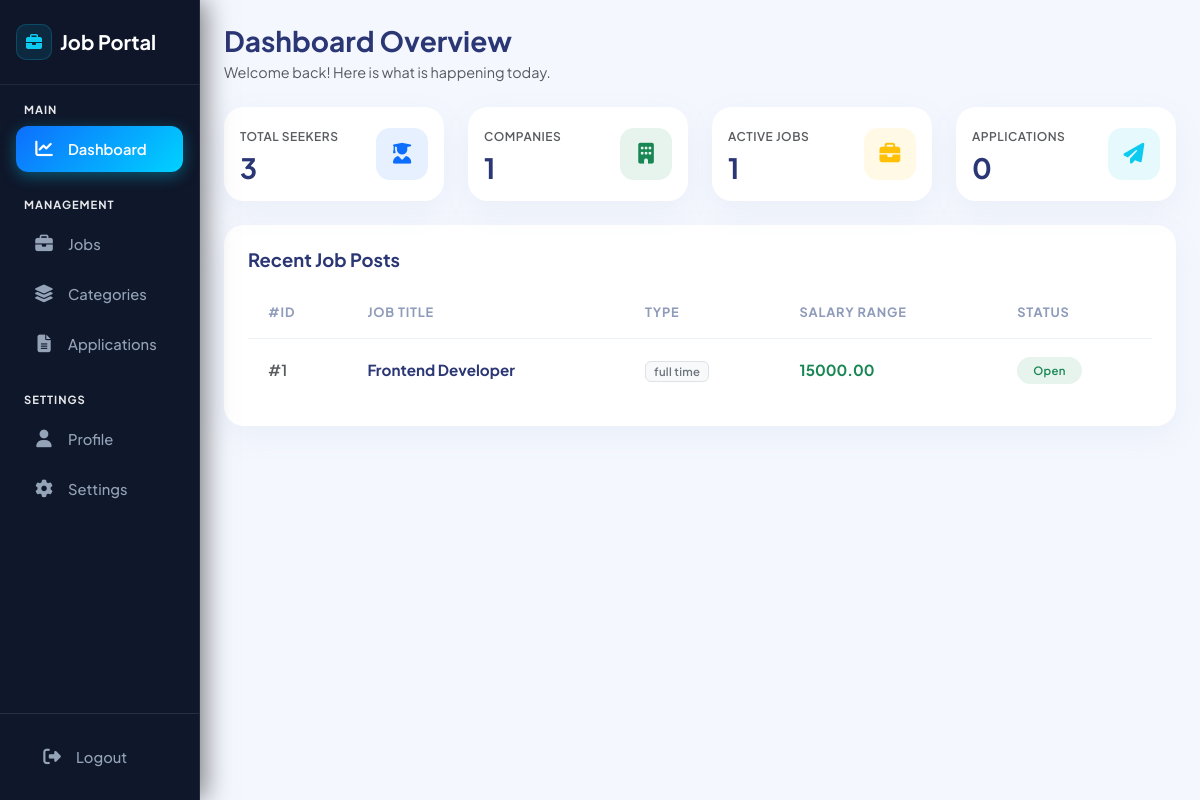
/admin/dashboard.php, run on an earlier commit of the app's database.
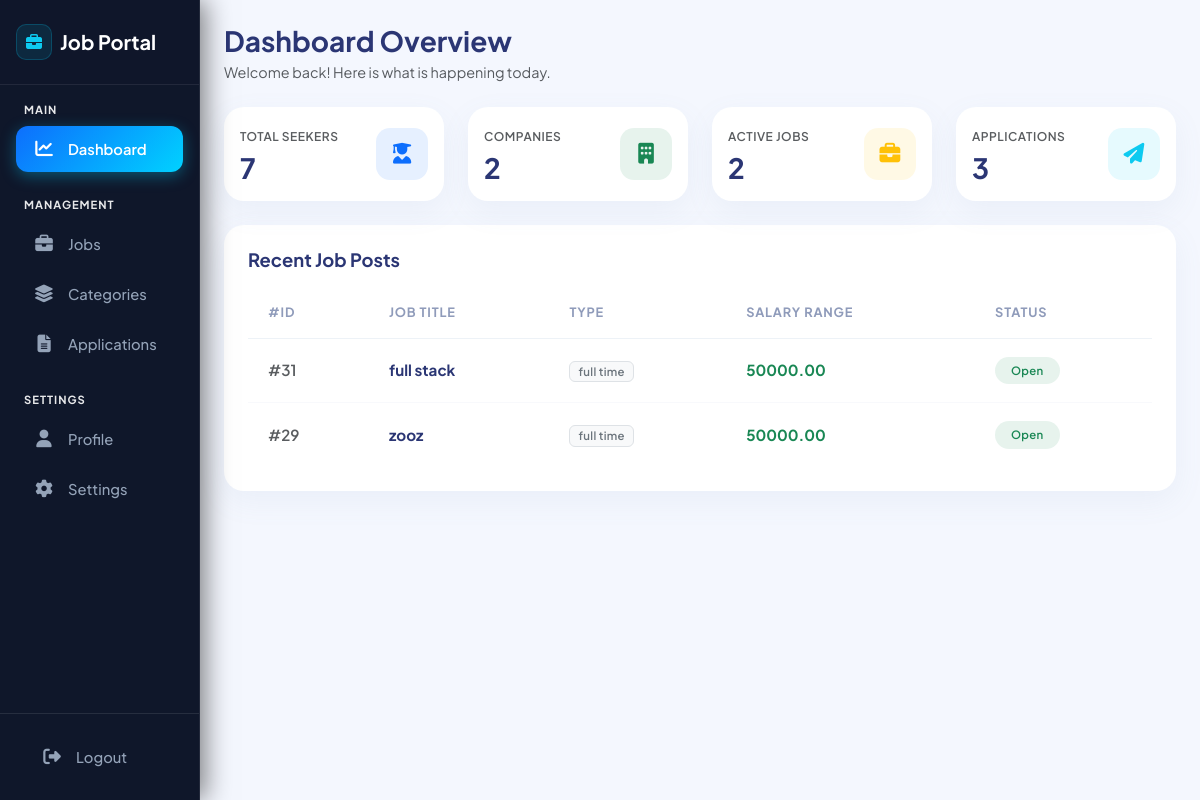
And on a later commit of the database.
### tables this page shows
CREATE TABLE `jobs` (
  `id` int(11) NOT NULL,
  `company_id` int(11) NOT NULL,
  `category_id` int(11) NOT NULL,
  `title` varchar(150) NOT NULL,
  `description` text NOT NULL,
  `requirements` text DEFAULT NULL,
  `salary` decimal(10,2) DEFAULT NULL,
  `location` varchar(100) NOT NULL,
  `email` varchar(255) NOT NULL,
  `job_type` enum('full time','part time','remote,internship') NOT NULL,
  `experience` varchar(50) DEFAULT NULL,
  `deadline` date DEFAULT NULL,
  `status` enum('open','closed') NOT NULL DEFAULT 'open',
  `created_at` timestamp NOT NULL DEFAULT current_timestamp()
);

### admin/dashboard.php (the view, shortened to what the changed rows need)
<?php
include '../includes/db.php';
function getCount($conn, $query) {
    try {
        $res = $conn->query($query);
        if ($res) {
            $row = $res->fetch_assoc();
            return $row['total'] ?? 0;
        }
    } catch (Exception $e) { return 0; }
    return 0;
}
$total_users        = getCount($conn, "SELECT COUNT(*) as total FROM users");
$total_companies    = getCount($conn, "SELECT COUNT(*) as total FROM companies");
$total_jobs         = getCount($conn, "SELECT COUNT(*) as total FROM jobs");
$total_applications = getCount($conn, "SELECT COUNT(*) as total FROM application");
?>
<!DOCTYPE html>
<html lang="en">
<head>
    <link href="https://cdn.jsdelivr.net/npm/bootstrap@5.3.0/dist/css/bootstrap.min.css" rel="stylesheet">
    <link rel="stylesheet" href="https://cdnjs.cloudflare.com/ajax/libs/font-awesome/6.4.0/css/all.min.css">
    <link rel="stylesheet" href="../assets/css/users.css?v=<?php echo time(); ?>">
</head>
<body>
<div class="container-fluid p-0">
    <div class="row g-0">
        <div class="col-md-10 p-4">
            <div class="row g-4 mb-4">
                <div class="col-md-3">
                    <div class="card stat-card p-3">
                        <div class="d-flex justify-content-between align-items-center">
                            <div>
                                <span class="text-muted small fw-semibold text-uppercase" style="font-size: 0.75rem; letter-spacing: 0.5px;">Total Seekers</span>
                                <h3 class="fw-bold mt-1 mb-0" style="color: #2b3674;"><?= $total_users ?></h3>
                            </div>
                        </div>
                    </div>
                </div>
                <div class="col-md-3">
                    <div class="card stat-card p-3">
                        <div class="d-flex justify-content-between align-items-center">
                            <div>
                                <span class="text-muted small fw-semibold text-uppercase" style="font-size: 0.75rem; letter-spacing: 0.5px;">Companies</span>
                                <h3 class="fw-bold mt-1 mb-0" style="color: #2b3674;"><?= $total_companies ?></h3>
                            </div>
                        </div>
                    </div>
                </div>
                <div class="col-md-3">
                    <div class="card stat-card p-3">
                        <div class="d-flex justify-content-between align-items-center">
                            <div>
                                <span class="text-muted small fw-semibold text-uppercase" style="font-size: 0.75rem; letter-spacing: 0.5px;">Active Jobs</span>
                                <h3 class="fw-bold mt-1 mb-0" style="color: #2b3674;"><?= $total_jobs ?></h3>
                            </div>
                        </div>
                    </div>
                </div>
                <div class="col-md-3">
                    <div class="card stat-card p-3">
                        <div class="d-flex justify-content-between align-items-center">
                            <div>
                                <span class="text-muted small fw-semibold text-uppercase" style="font-size: 0.75rem; letter-spacing: 0.5px;">Applications</span>
                                <h3 class="fw-bold mt-1 mb-0" style="color: #2b3674;"><?= $total_applications ?></h3>
                            </div>
                        </div>
                    </div>
                </div>
            </div>
            <div class="table-card p-4">
                <div class="table-responsive">
                    <table class="table align-middle mb-0">
                        <thead>
                            <tr>
                                <th>#ID</th>
                                <th>Job Title</th>
                                <th>Type</th>
                                <th>Salary Range</th>
                                <th>Status</th>
                            </tr>
                        </thead>
                        <tbody>
                            <?php
                            if (isset($conn)) {
                                try {
                                    $recent_jobs = $conn->query("SELECT * FROM jobs ORDER BY id DESC LIMIT 5");
                                    if ($recent_jobs && $recent_jobs->num_rows > 0):
                                        while($job = $recent_jobs->fetch_assoc()):
                            ?>
                            <tr>
                                <td class="text-muted fw-semibold">#<?= $job['id'] ?></td>
                                <td class="fw-bold" style="color: #2b3674;"><?= htmlspecialchars($job['title']) ?></td>
                                <td><span class="badge bg-light text-secondary border px-2 py-1"><?= htmlspecialchars($job['job_type'] ?? 'Full Time') ?></span></td>
                                <td class="text-success fw-bold"><?= htmlspecialchars($job['salary'] ?? 'N/A') ?></td>
                                <td><span class="badge bg-success bg-opacity-10 text-success px-3 py-2 rounded-pill"><?= ucfirst($job['status'] ?? 'Open') ?></span></td>
                            </tr>
                            <?php
                                        endwhile;
                                    else:
                            ?>
                            <tr><td colspan="5" class="text-center text-muted py-4">No job postings available at the moment.</td></tr>
                            <?php
                                    endif;
                                } catch (Exception $e) {
                                    echo '<tr><td colspan="5" class="text-center text-muted py-4">No job postings available at the moment.</td></tr>';
                                }
                            }
                            ?>
                        </tbody>
                    </table>
                </div>
            </div>
        </div>
    </div>
</div>
</body>
</html>

What changed in the data, as far as the page shows it:
removed jobs: id "1", title "Frontend Developer", job_type "full time", salary "15000.00", status "Open"
added jobs: id "31", title "full stack", job_type "full time", salary "50000.00", status "Open"
added jobs: id "29", title "zooz", job_type "full time", salary "50000.00", status "Open"
Also different on the page:
$total_users: "3" → "7"
$total_companies: "1" → "2"
$total_jobs: "1" → "2"
$total_applications: "0" → "3"
